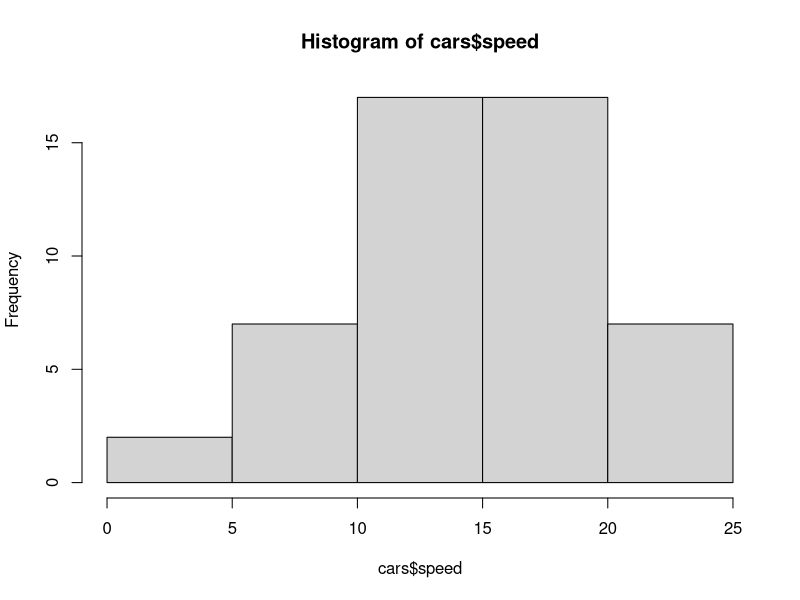
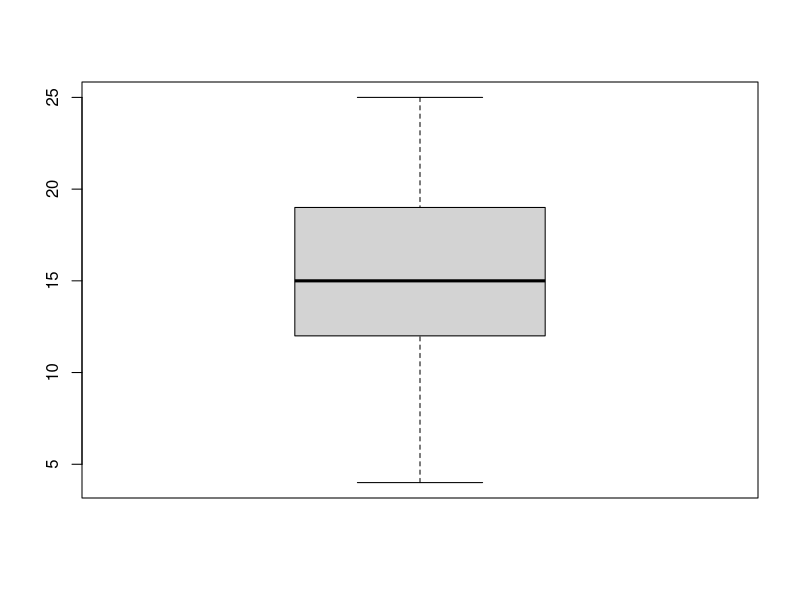
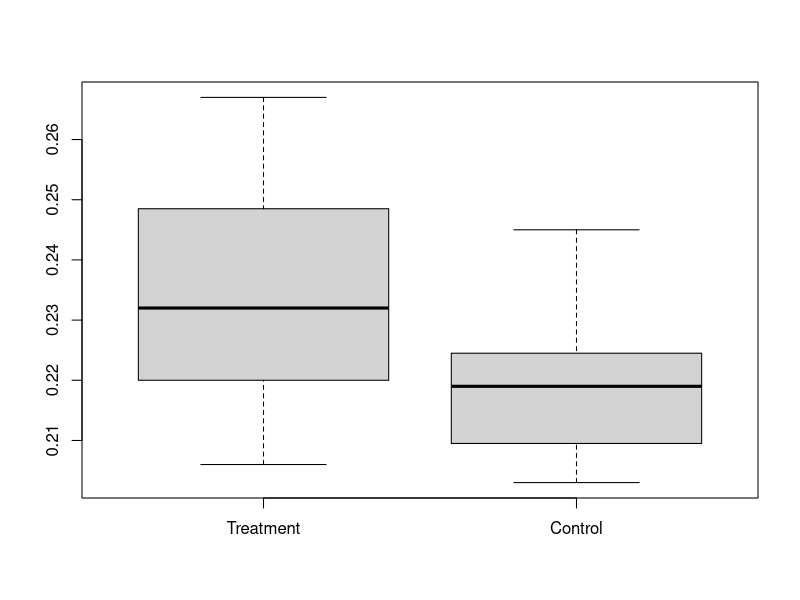

These charts were generated, in order, by the following R code:
## ---- chunk 1
knitr::opts_chunk$set(echo = TRUE)
## ---- chunk 2
# Descriptive methods
summary(cars$speed)

# Illustrations
hist(cars$speed)
boxplot(cars$speed)
## ---- chunk 3
cont=c(0.228, 0.207, 0.234, 0.220, 0.217, 0.228, 0.209, 0.221, 0.204, 0.220,
0.203, 0.219, 0.218, 0.245, 0.210)
treat=c(0.250, 0.237, 0.217, 0.206, 0.247, 0.228, 0.245, 0.232, 0.267, 0.261,
0.221, 0.219, 0.232, 0.209, 0.255)

boxplot(treat, cont,names=c("Treatment","Control"))

## ---- chunk 4

t.test(treat, cont , var.equal=T)
